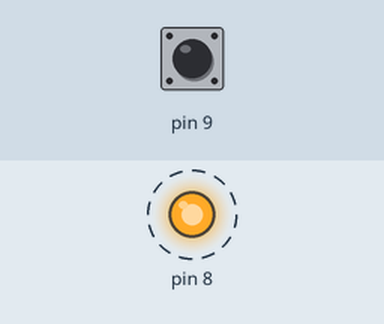
Bench run of a sketch on a simulated Arduino Uno, built with avr-gcc and run on an emulated ATmega328P. On the bench: output pins drawn as LEDs (lit = HIGH). Dashed ring = blinking. The test bench sets the inputs (shaded band); at power-on: pin 9 HIGH.

Above: at 0.2 s.
Timing chart, 0 to 3.0 s (numbered marks = the images above):
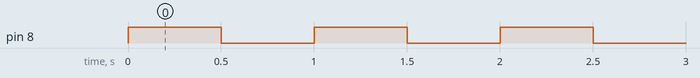

The sketch:

dual_rate_blinker.ino
```cpp
void setup() {
  pinMode (8, OUTPUT);
  pinMode(9, INPUT);
  int prevState, curState;

}

void loop() {

  digitalWrite(9, INPUT_PULLUP);    //pull up 9

  if(digitalRead(9)== HIGH){    //check the status of 9
    digitalWrite(8, HIGH);
    delay(500);
    digitalWrite(8, LOW);
    delay(500);
  }else{
    digitalWrite(8, HIGH);
    delay(200);
    digitalWrite(8, LOW);
    delay(200);
  }


}
```

Measured:
- by itself, pin 8: alternates HIGH for 0.50 s and LOW for 0.50 s
